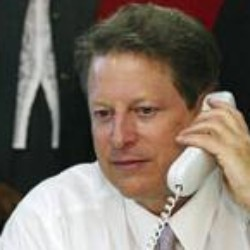
#> input picture teste/Al_Gore_0001.jpg, 250 x 250 px, given in place of imagem.jpg, which was not available
$ python rodaVJ.py
#> lines starting #> are read from the running program, lines starting #| are printed output that depends on the picture; after the words box and inside, x2 and y2 are one past the last pixel; in counts of white or black regions, pixels touching at a corner belong together; pictures that were not available may be replaced by others from this repository, and a replacement may not be noted
""""
    Utilizar com caminho da imagem para retornar as caracteristicas extraídas
"""

from __future__ import print_function
import cv2 as cv
import argparse

import skimage.io, skimage.color
import numpy as np
import matplotlib.pyplot as plt
from skimage.feature import hog
from skimage import data, exposure

def detectAndDisplay(frame,face_cascade):
    # retirado de https://docs.opencv.org/trunk/db/d28/tutorial_cascade_classifier.html
    frame_gray = cv.cvtColor(frame, cv.COLOR_BGR2GRAY)
    frame_gray = cv.equalizeHist(frame_gray)
    #-- Detect faces
    faces = face_cascade.detectMultiScale(frame_gray)

    #desenha circulo na face
    # for (x,y,w,h) in faces:
    #     center = (x + w//2, y + h//2)
    #     frame = cv.ellipse(frame, center, (w//2, h//2), 0, 0, 360, (255, 0, 255), 4)
    #     faceROI = frame_gray[y:y+h,x:x+w]
    #     #-- In each face, detect eyes
    #     # eyes = eyes_cascade.detectMultiScale(faceROI)
    #     # for (x2,y2,w2,h2) in eyes:
    #     #     eye_center = (x + x2 + w2//2, y + y2 + h2//2)
    #     #     radius = int(round((w2 + h2)*0.25))
    #     #     frame = cv.circle(frame, eye_center, radius, (255, 0, 0 ), 4)

    #desenha retangulo
    for (column, row, width, height) in faces:
        # print("faces " + str(nume) )
        cv.rectangle(
            frame,
            (column, row),
            (column + width, row + height),
            (0, 255, 0),
            2
        )
        # nume = nume + 1

    cv.imshow('Capture - Face detection', frame)

def rodaVJ(caminhoImagem):
    # testes do site: https://realpython.com/traditional-face-detection-python/
    # Read image from your local file system
#> called with caminhoImagem = 'imagem.jpg'
    original_image = cv.imread(caminhoImagem)
#> original_image is the input picture: shape (250, 250, 3); mean B, G, R 103.9, 114.8, 126.1

    #teste canais imagem
    print("teste")
    # print(original_image.shape)

    # Convert color image to grayscale for Viola-Jones
    grayscale_image = cv.cvtColor(original_image, cv.COLOR_BGR2GRAY)
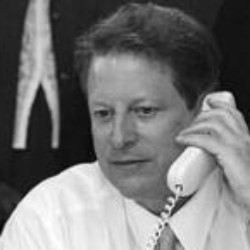
#> grayscale_image: shape (250, 250); min 5, max 255, mean 116.9

    parser = argparse.ArgumentParser(description='Code for Cascade Classifier tutorial.')
    parser.add_argument('--face_cascade', help='Path to face cascade.', default=cv.data.haarcascades + 'haarcascade_frontalface_alt.xml')
    parser.add_argument('--eyes_cascade', help='Path to eyes cascade.', default=cv.data.haarcascades + 'haarcascade_eye_tree_eyeglasses.xml')
    # parser.add_argument('--camera', help='Camera devide number.', type=int, default=0)
    args = parser.parse_args()

    face_cascade_name = args.face_cascade
    eyes_cascade_name = args.eyes_cascade

    face_cascade = cv.CascadeClassifier()
    eyes_cascade = cv.CascadeClassifier()


    #-- 1. Load the cascades
    if not face_cascade.load(cv.samples.findFile(face_cascade_name)):
        print('--(!)Error loading face cascade')
        exit(0)
    if not eyes_cascade.load(cv.samples.findFile(eyes_cascade_name)):
        print('--(!)Error loading eyes cascade')
        exit(0)

    detectAndDisplay(original_image,face_cascade)
#> in detectAndDisplay, `frame_gray = cv.equalizeHist(frame_gray)`:
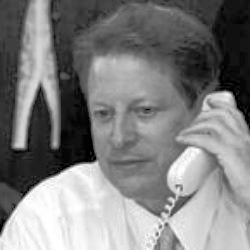
#> frame_gray: shape (250, 250); min 0, max 255, mean 128.3
#> in detectAndDisplay, `faces = face_cascade.detectMultiScale(frame_gray)`: faces = [[73, 72, 103, 103]]
#> the loop in detectAndDisplay, `for (column, row, width, height) in faces: # print("faces " + str(nume..` made 1 pass
#> after the loop in detectAndDisplay, `for (column, row, width, height) in faces:`:
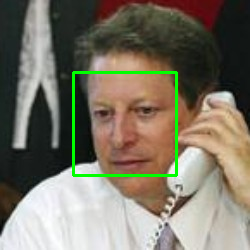
#> frame: shape (250, 250, 3); 1.97% of pixels changed, all inside (x1, y1, x2, y2) = (72, 71, 178, 177)

    rodaHOG(original_image)

    # cv.imshow('Image', original_image)
    cv.waitKey(0)
    cv.destroyAllWindows()

def rodaHOG(original_image):
    # https://www.learnopencv.com/histogram-of-oriented-gradients/
    # https://www.learnopencv.com/handwritten-digits-classification-an-opencv-c-python-tutorial/

    winSize = (20, 20)
    blockSize = (10, 10)
    blockStride = (5, 5)
    cellSize = (2, 2)
    nbins = 9
    derivAperture = 1
    winSigma = -1.
    histogramNormType = 0
    L2HysThreshold = 0.2
    gammaCorrection = 1
    nlevels = 64
    signedGradients = True

    # regra para valores (altura/largura): (winSize - blockSize) % blockStride == 0

    # Cria descritor
    hog = cv.HOGDescriptor(winSize, blockSize, blockStride, cellSize, nbins, derivAperture, winSigma,
                            histogramNormType, L2HysThreshold, gammaCorrection, nlevels, signedGradients)
    # descriptor = hog.compute(original_image, winStride=(64, 128), padding=(0, 0))

    array = np.array([])  # empty array for storing all the features
    # [6 lines of commented-out code are left out]


    h = hog.compute(original_image, winStride=(64, 128), padding=(0, 0))  # storing HOG features as column vector
#> h = 16200 values, max 0.626 at index 11947, min 0 at index 3, mean 0.0268
    # h = hog.compute(original_image)  # storing HOG features as column vector
    # # hog_image_rescaled = exposure.rescale_intensity(h, in_range=(0, 0.02))
    # # plt.figure(1, figsize=(3, 3))
    # # plt.imshow(h,cmap=plt.cm.gray)
    # # plt.show()
    # # print len(h)
    h_trans = h.transpose()  # transposing the column vector
#> h_trans has the same summary as h

    arrayHOG = np.vstack(h_trans)  # appending it to the array
#> arrayHOG has the same summary as h
    print ("HOG features of label 1")
    print (arrayHOG)
#> (printed output is left out)


rodaVJ("imagem.jpg")

$ run again, on teste/Al_Gore_0002.jpg
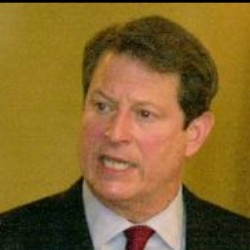
#> input picture teste/Al_Gore_0002.jpg, 250 x 250 px, given in place of imagem.jpg, which was not available
#> in rodaVJ, original_image is the input picture: shape (250, 250, 3); mean B, G, R 44.8, 102.1, 132.8
#> in detectAndDisplay, `frame_gray = cv.equalizeHist(frame_gray)`:
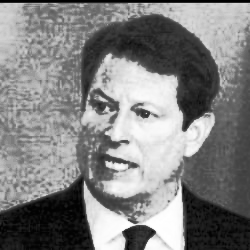
#> frame_gray: shape (250, 250); min 0, max 255, mean 129.1
#> faces = [[64, 65, 118, 118]]
#> the loop in detectAndDisplay, `for (column, row, width, height) in faces: # print("faces " + str(nume..` made 1 pass
#> after the loop in detectAndDisplay, `for (column, row, width, height) in faces:`:
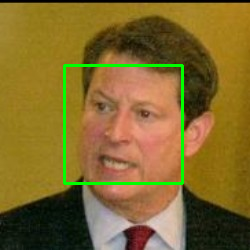
#> frame: shape (250, 250, 3); 2.26% of pixels changed, all inside (x1, y1, x2, y2) = (63, 64, 184, 185)
#> h = 16200 values, max 0.612 at index 9337, min 0 at index 0, mean 0.0274
#> h_trans has the same summary as h
#> arrayHOG has the same summary as h
#> (printed output is left out)
